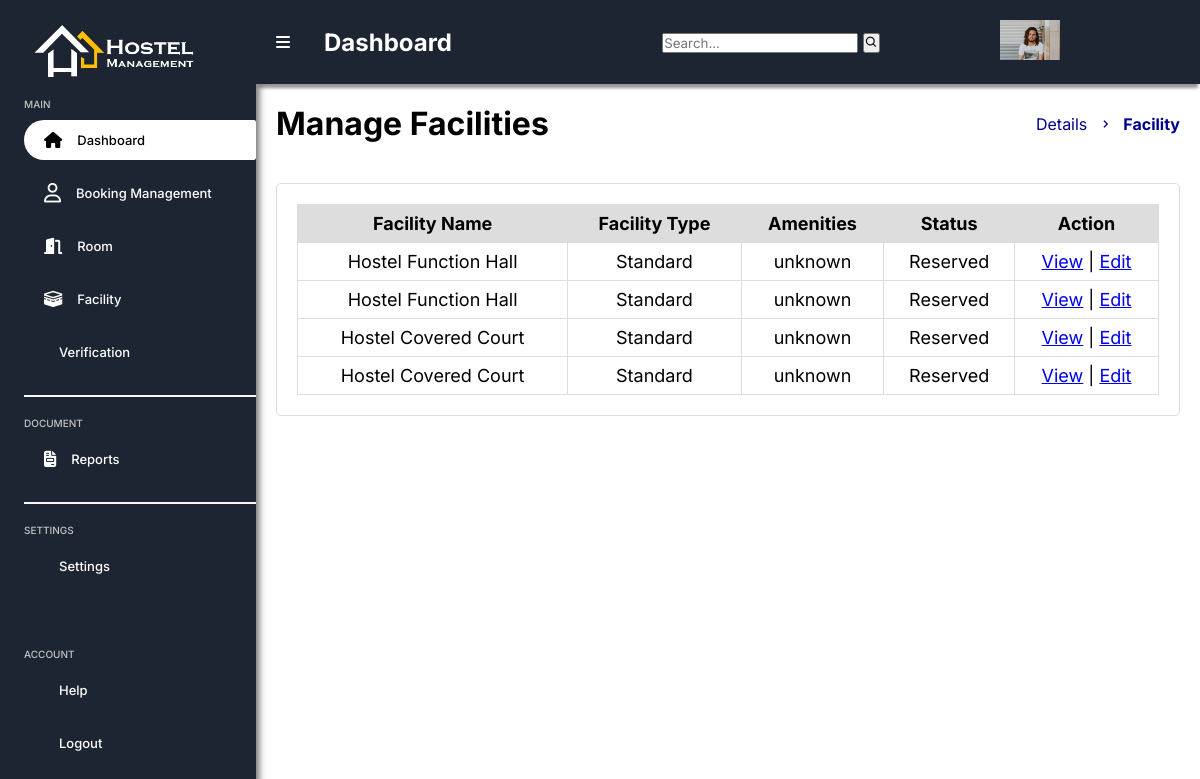
The app's page /facility_management.php with its own data.
### tables this page shows
CREATE TABLE `facility_reservation` (
  `facility_id` int(100) NOT NULL,
  `fullname` varchar(100) NOT NULL,
  `email` varchar(100) NOT NULL,
  `address` text NOT NULL,
  `phonenumber` text NOT NULL,
  `guest_category` text NOT NULL,
  `event` varchar(100) NOT NULL,
  `numguest` int(100) NOT NULL,
  `photo_facility` text NOT NULL,
  `facilityname` varchar(100) NOT NULL,
  `facility_type` varchar(100) NOT NULL,
  `checkin` date DEFAULT NULL,
  `checkout` date DEFAULT NULL,
  `status` varchar(100) NOT NULL
);

### facility_management.php (the view, shortened to what this page needs)
<?php
include 'php/connection.php';
?>
<!DOCTYPE html>
<html lang="en">
<?php include 'includes/head.php'; ?>
<body>
    <?php include 'includes/sidebar.php'; ?>
    <div id="main-content">
        <?php include 'includes/header.php'; ?>
        <main>
            <div class="four-box-container">
                <h1>Manage Facilities</h1>
                <div class="breadcrumb">
                    <a href="#">Details</a>
                    <i class='bx bx-chevron-right'></i>
                    <a class="active" href="#">Facility</a>
                </div>
            </div>
            <div class="four-box-container">
                <div class="box" style="display: flex; flex-direction: row;">
                    <table>
                        <thead>
                            <tr>
                                <th style="text-align: center;">Facility Name</th>
                                <th style="text-align: center;">Facility Type</th>
                                <th style="text-align: center;">Amenities</th>
                                <th style="text-align: center;">Status</th>
                                <th style="text-align: center;">Action</th>
                            </tr>
                        </thead>
                        <tbody>
                            <?php
                            $sql = "SELECT facility_id, facilityname, facility_type, status FROM facility_reservation";
                            $result = $conn->query($sql);
                            $temp_value = "unknown";
                            if ($result->num_rows > 0) {
                                while ($row = $result->fetch_assoc()) {
                                    echo "<tr>";
                                    echo "<td>" . htmlspecialchars($row['facilityname']) . "</td>";
                                    echo "<td>" . htmlspecialchars($row['facility_type']) . "</td>";
                                    echo "<td>" . htmlspecialchars($temp_value) . "</td>";
                                    echo "<td>" . htmlspecialchars($row['status']) . "</td>";
                                    echo "<td>
                                                    <a href='faciity_management.php?id=" . htmlspecialchars($row['facility_id']) . "'>View</a> |
                                                    <a href='faciity_management.php?id=" . htmlspecialchars($row['facility_id']) . "'>Edit</a>
                                                </td>";
                                    echo "</tr>";
                                }
                            } else {
                                echo "<tr><td colspan='8'>No Rooms found</td></tr>";
                            }
                            ?>
                        </tbody>
                    </table>
                </div>
        </main>
    </div>
</body>
</html>

### includes/head.php (shortened to what this page needs)
<!DOCTYPE html>
<html lang="en">
<head>
    <link rel="stylesheet" href="https://cdnjs.cloudflare.com/ajax/libs/font-awesome/6.6.0/css/all.min.css"
 />
    <link href='https://unpkg.com/boxicons@2.0.9/css/boxicons.min.css' rel='stylesheet'>
    <link href='https://cdn.jsdelivr.net/npm/fullcalendar@5.10.2/main.min.css' rel='stylesheet' />
    <link rel="stylesheet" href="assets/css/sidebarr.css" />
    <link rel="stylesheet" href="assets/css/style.css" />
    <link rel="stylesheet" href="assets/css/style2.css" />
    <link rel="stylesheet" href="assets/css/image.css" />
</head>

### includes/sidebar.php (shortened to what this page needs)
<div class="sidebar">
  <div class="head">
    <div class="user-img">
      <img src="navlogo.png" alt="" />
    </div>
  </div>
  <div class="nav">
    <div class="menu">
      <p class="title">Main</p>
      <ul>
        <li class="active">
          <a href="dashboard.php">
            <span class="text">Dashboard</span>
          </a>
        </li>
        <li>
          <a href="#">
            <span class="text">Booking Management</span>
          </a>
        </li>
        <li>
          <a href="#">
            <span class="text">Room</span>
          </a>
        </li>
        <li>
          <a href="#">
            <span class="text">Facility</span>
          </a>
        </li>
        <li>
          <a href="#">
            <span class="text">Verification</span>
          </a>
        </li>
      </ul>
    </div>
    <div class="menu">
      <p class="title">Document</p>
      <ul>
        <li>
          <a href="#">
            <span class="text">Reports</span>
          </a>
        </li>
      </ul>
    </div>
    <div class="menu">
      <p class="title">Settings</p>
      <ul>
        <li>
          <a href="#">
            <span class="text">Settings</span>
          </a>
        </li>
      </ul>
    </div>
  </div>
  <div class="menu">
    <p class="title">Account</p>
    <ul>
      <li>
        <a href="#">
          <span class="text">Help</span>
        </a>
      </li>
      <li>
        <a href="#">
          <span class="text">Logout</span>
        </a>
      </li>
    </ul>
  </div>
</div>

### includes/header.php (shortened to what this page needs)
<nav>
    <div class="menu-btn">
        <i class="fa-solid fa-bars"></i>
    </div>
    <div class="nav-title">
        <h1>Dashboard</h1>
    </div>
    <div class="search-btn">
        <form action="#">
            <div class="form-input">
                <input type="search" placeholder="Search...">
                <button type="submit" class="search-btn"><i class='bx bx-search'></i></button>
            </div>
        </form>
    </div>
    <div class="user-icon">
        <a href="#" class="profile">
            <img src="assets/img/people.png">
        </a>
    </div>
</nav>

### assets/css/sidebarr.css (style rules this page uses)
* { margin: 0; padding: 0; box-sizing: border-box; font-family: "Inter", sans-serif; }
body { background-color: #ffffff; }
.sidebar { position: relative; width: 256px; height: 100vh; display: flex; flex-direction: column; gap: 20px; background-color: #1c2531; padding: 24px 0 24px 24px; transition: all 0.3s; box-shadow: 5px 1px 7px -2px rgba(81, 81, 81, 0.85); -webkit-box-shadow: 5px 1px 7px -2px rgba(81, 81, 81, 0.85); -moz-box-shadow: 5px 1px 7px -2px rgba(81, 81, 81, 0.85); }
.sidebar .head { display: flex; justify-content: center; align-items: center; }
.user-img img { display: flex; justify-content: center; align-items: center; width: 70%; object-fit: cover; margin: 0 10px 0 9px; }
.user-details .title, .menu .title { font-size: 10px; font-weight: 500; color: #c4c4c4; text-transform: uppercase; margin-bottom: 10px; }
.nav { flex: 1; }
.menu ul li { position: relative; list-style: none; margin-bottom: 13px; }
.menu ul li a { display: flex; align-items: center; gap: 15px; font-size: 13px; font-weight: 500; text-wrap: nowrap; color: #ffffff; text-decoration: none; padding: 12px 20px; border-radius: 90px 10px 10px 90px; -webkit-border-radius: 90px 10px 10px 90px; -moz-border-radius: 90px 10px 10px 90px; transition: all 0.3s; }
.menu ul li > a:hover, .menu ul li.active > a { color: #000; background-color: #ffffff; }
.menu ul li .text { flex: 1; }
.menu:not(:last-child) { padding-bottom: 10px; margin-bottom: 20px; border-bottom: 2px solid #f6f6f6; }

### assets/css/style.css (style rules this page uses)
.four-box-container { display: flex; justify-content: space-between; gap: 20px; padding: 20px; }
.box { background-color: #ffffff; border: 1px solid #ddd; border-radius: 5px; padding: 20px; text-align: center; font-size: 18px; flex: 1; }
.breadcrumb { display: flex; align-items: center; gap: 10px; flex-wrap: wrap; }
.breadcrumb a { text-decoration: none; color: #00008B; }
.breadcrumb a.active { font-weight: bold; }
.breadcrumb i { color: #00008B; }
table { font-family: arial, sans-serif; border-collapse: collapse; width: 100%; }
td, th { border: 1px solid #dddddd; text-align: center; padding: 8px; }
th { text-align: center; background-color: #dddddd; }
tr { text-align: center; }

### assets/css/image.css (style rules this page uses)
:root { --blue: #0071FF; --light-blue: #B6DBF6; --dark-blue: #005DD1; --grey: #f2f2f2; }

### includes/head.php (style rules this page uses)
th { white-space: nowrap; }

### includes/header.php (style rules this page uses)
body { display: flex; margin: 0; padding: 0; }
#main-content { flex: 1; }
nav { background: #1c2531; width: 100%; position: sticky; top: 0; z-index: 1000; padding: 20px 20px; box-shadow: 0px 6px 3px -2px rgba(81, 81, 81, 0.61); -webkit-box-shadow: 0px 6px 3px -2px rgba(81, 81, 81, 0.61); -moz-box-shadow: 0px 6px 3px -2px rgba(81, 81, 81, 0.61); }
nav, .menu-btn { display: flex; justify-content: start; align-items: center; margin: 0 20px 0 0; }
.menu-btn { right: 9px; top: 2.5%; width: 28px; height: 28px; border-radius: 8px; display: flex; align-items: center; justify-content: start; cursor: pointer; color: #ffffff; }
.menu-btn i { transition: all 0.3s; }
.nav-title h1 { float: left; color: white; }
nav .search-btn { margin-left: auto; }
nav .user-icon { margin: 0 120px 0 120px; }

### records on screen
facility_reservation: facilityname "Hostel Function Hall", facility_type "Standard", status "Reserved"
facility_reservation: facilityname "Hostel Function Hall", facility_type "Standard", status "Reserved"
facility_reservation: facilityname "Hostel Covered Court", facility_type "Standard", status "Reserved"
facility_reservation: facilityname "Hostel Covered Court", facility_type "Standard", status "Reserved"
